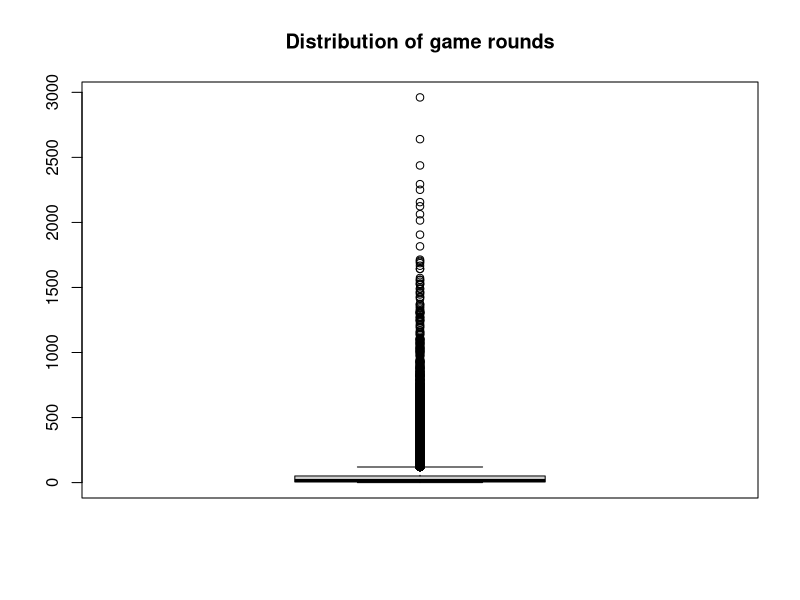
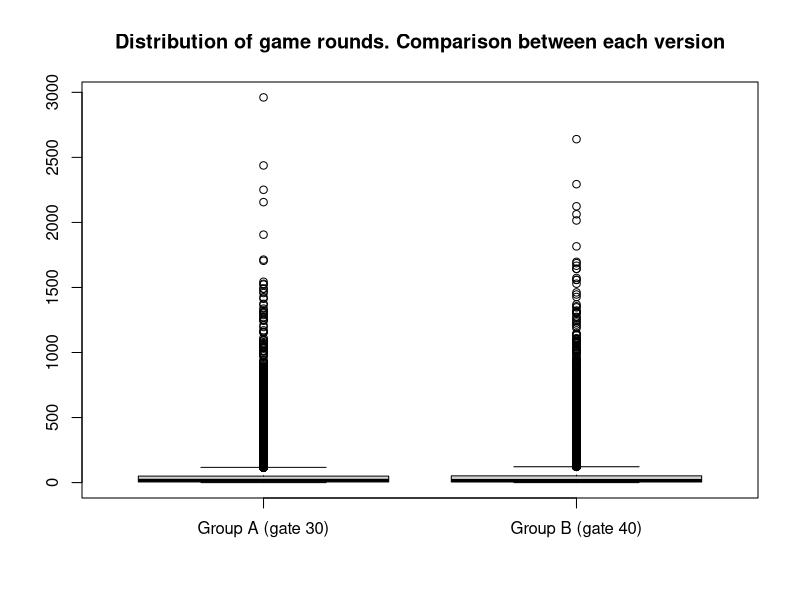
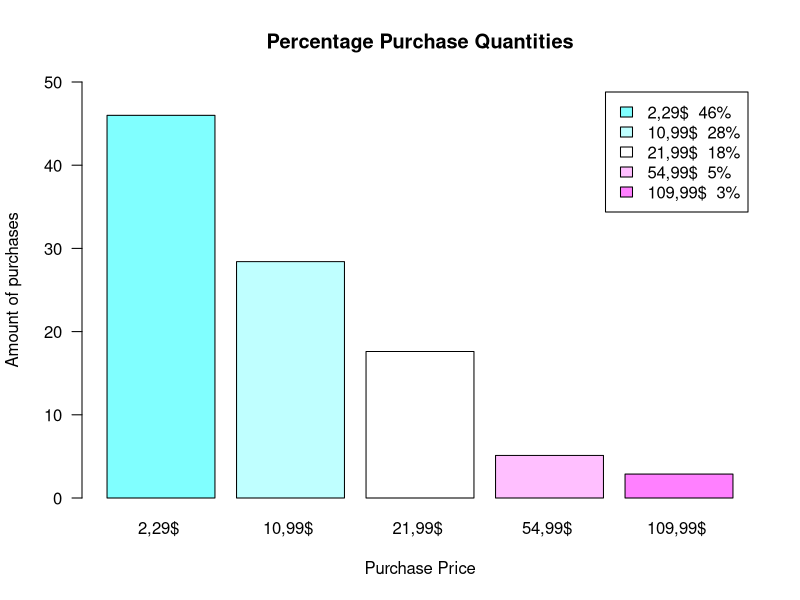
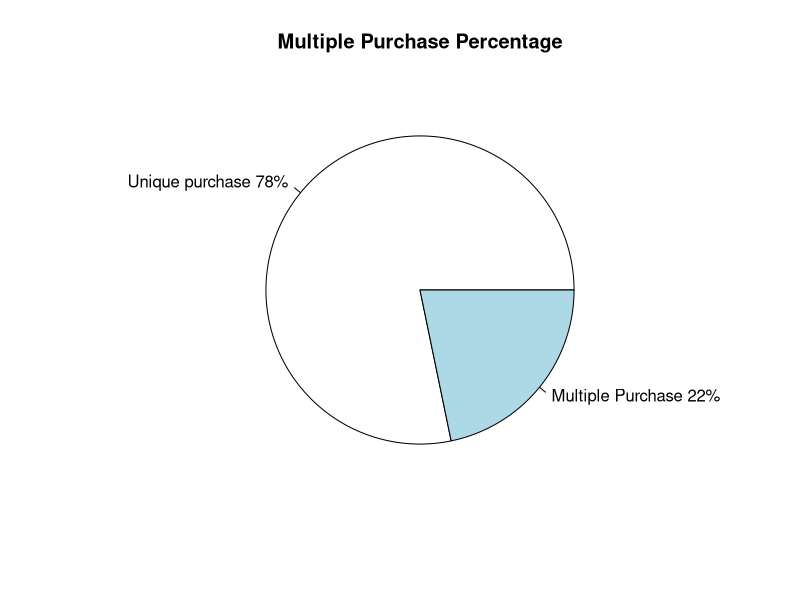
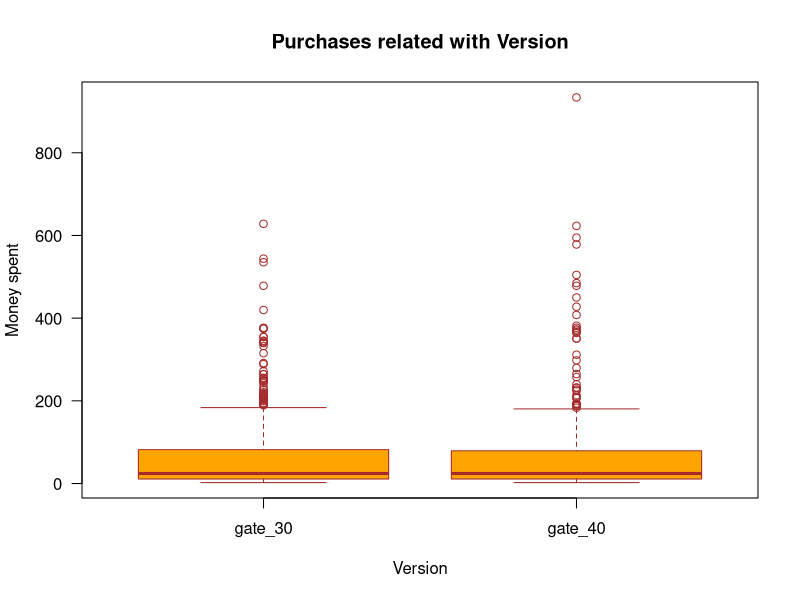
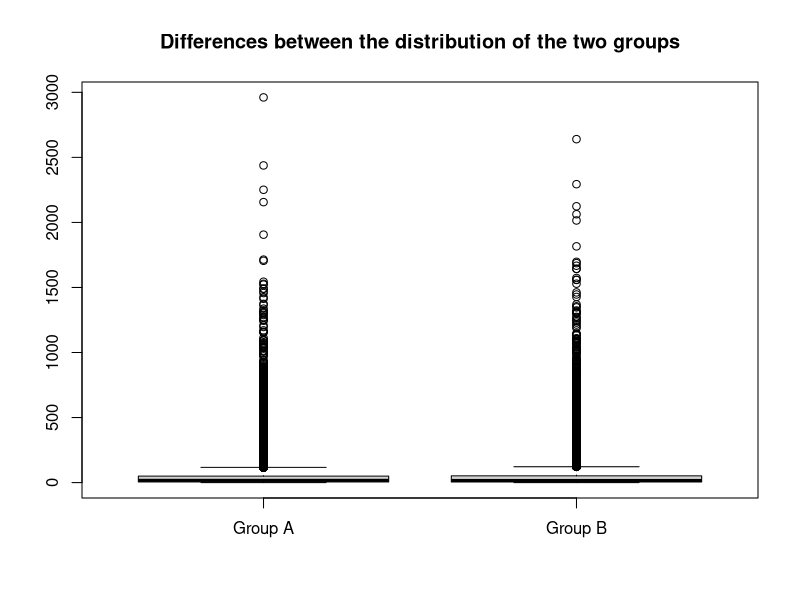
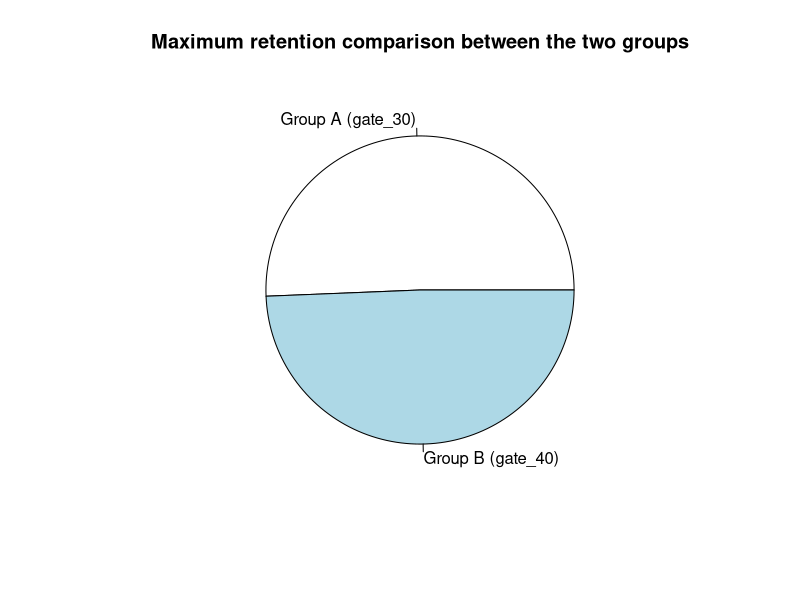
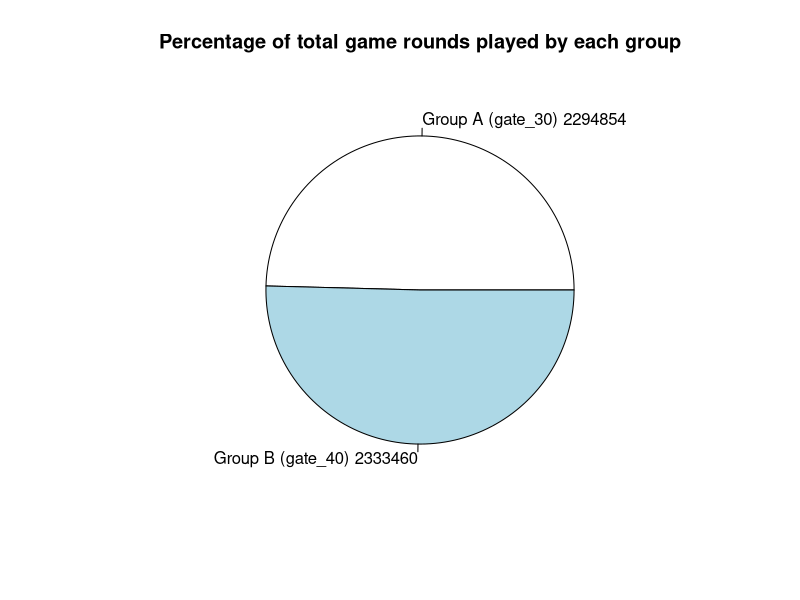

Write the R code that produced these figures, in order.
## ---- chunk 1
knitr::opts_chunk$set(echo = TRUE)
## ---- chunk 2
  DS <- read.csv("cookie_cats_ABtest.csv", sep = ",")
  PR <- read.csv("cookie_cats_purch.csv", sep = ",")
  
  str(DS)
  str(PR)
## ---- chunk 3
  naUserid <- which(is.na(DS$userid)) ; naUserid
  DS <- DS[-naUserid, ]
## ---- chunk 4
  table(DS$retention_1)
  DS$retention_1[DS$retention_1 == "false "] = FALSE
  DS$retention_1[DS$retention_1 == "  true "] = TRUE
  table(DS$retention_1)
## ---- chunk 5
  DS <- DS[-which.max(DS$sum_gamerounds), ]
## ---- chunk 6
  inexistentValues <- which((PR$id %in% DS$userid) == FALSE) ; inexistentValues
  PR <- PR[-inexistentValues, ]
  which((PR$id %in% DS$userid) == FALSE)
## ---- chunk 7
  naPurch <- which(is.na(PR$purch)) ; naPurch
  PR <- PR[-naPurch, ]
## ---- chunk 8
  PR['purch'] <-  as.numeric(gsub("[a-zA-Z]","", PR$purch))
## ---- chunk 9
  PR$purch[PR$purch < 0] <- -(PR$purch[PR$purch < 0])
  unique(PR$purch)
## ---- chunk 10
  library(dplyr)

  PR.different.purch <- PR
  PR <- PR %>% group_by(id) %>%
  summarise(purch=sum(purch)) %>%
  as.data.frame()
## ---- chunk 11
  library(dplyr)
  merge.all <-merge(DS,PR,by.x="userid",by.y="id", all = TRUE)
  merge.all$purch[is.na(merge.all$purch)] <- 0
  
  merge.purch = merge(DS,PR,by.x="userid",by.y="id")
## ---- chunk 12
  nrow(DS)
## ---- chunk 13
  table(DS$version)
## ---- chunk 14
  boxplot(DS$sum_gamerounds, main = "Distribution of game rounds")
  groupA <- DS$sum_gamerounds[DS$version == "gate_30"]
  groupB <- DS$sum_gamerounds[DS$version == "gate_40"]
  boxplot(groupA, groupB, names = c("Group A (gate 30)", "Group B (gate 40)"), main = "Distribution of game rounds. Comparison between each version")
## ---- chunk 15
  activeUsersDay1 <- sum(DS$retention_1 == TRUE)
  totalUsers <- nrow(DS)
  percentageRetentionDay1 <- activeUsersDay1 * 100 / totalUsers
  paste(as.character(round(percentageRetentionDay1, 3)),"%")
## ---- chunk 16
  activeUsersDay7 <- sum(DS$retention_1 == TRUE & DS$retention_7 == TRUE)
  percentageRetentionDay7 <- activeUsersDay7 * 100 / totalUsers
  paste(as.character(round(percentageRetentionDay7, 3)),"%")
## ---- chunk 17
  non.playing.users <- sum(DS$retention_1 == FALSE & DS$retention_7 == FALSE) ; non.playing.users
## ---- chunk 18
  percentageNonPlayingUsers <- non.playing.users * 100 / totalUsers
  paste(as.character(round(percentageNonPlayingUsers, 2)),"%")
## ---- chunk 19
  num.users.DS <- nrow(DS)
  num.users.PR <- nrow(PR)
  c(num.users.DS, num.users.PR)
  
  purch.2.29 <- sum(length(PR.different.purch$purch[PR.different.purch$purch == "2.29"])) * 100 / nrow(PR.different.purch) 
  purch.10.99 <- sum(length(PR.different.purch$purch[PR.different.purch$purch == "10.99"])) * 100 / nrow(PR.different.purch) 
  purch.21.99 <- sum(length(PR.different.purch$purch[PR.different.purch$purch == "21.99"])) * 100 / nrow(PR.different.purch) 
  purch.54.99 <- sum(length(PR.different.purch$purch[PR.different.purch$purch == "54.99"])) * 100 / nrow(PR.different.purch) 
  purch.109.99 <- sum(length(PR.different.purch$purch[PR.different.purch$purch == "109.99"])) * 100 / nrow(PR.different.purch) 
  
  purch.quantities <- c(purch.2.29, purch.10.99, purch.21.99, purch.54.99, purch.109.99)
  
  myLables <- c("2,29$ ", "10,99$ ", "21,99$ ", "54,99$ ", "109,99$ ")
  myLables2 <- paste(round(purch.quantities),"%", sep = "")
  myLables2
  myLables3 <- paste(myLables, myLables2)
  
  barplot(purch.quantities, names = myLables, col = cm.colors(length(purch.quantities)), legend.text = myLables3, ylim = c(0, 50), main = "Percentage Purchase Quantities", ylab = "Amount of purchases", xlab = "Purchase Price", las = 1)
    
## ---- chunk 20
  repeated <- length(table(PR.different.purch$id))
  single <- nrow(PR.different.purch) - repeated
  c(repeated, single)


  percentage.multiple.purchases <- repeated * 100 / nrow(PR.different.purch)
  pct.paying.users <- (nrow(PR.different.purch)-repeated) * 100 / nrow(PR.different.purch)

  total.pct <- round(c(pct.paying.users, percentage.multiple.purchases),)
  
  lable1 <- c("Unique purchase", "Multiple Purchase")
  lable2 <- paste(total.pct, "%", sep = "") ; lable2
  lable3 <- paste(lable1, lable2) ; lable3
  
  pie(c(pct.paying.users, percentage.multiple.purchases), lable3, main = "Multiple Purchase Percentage")
## ---- chunk 21
  mean <- round(mean(PR$purch),1)
  max <- round(max(PR$purch),1)
  min <- round(min(PR$purch),1)
  
  money.data <- data.frame(mean, max, min)
  knitr::kable(money.data, format = "pipe", col.names = c("Mean", "Max", "Min"), align = c("l", "c", "c"))
## ---- chunk 22
  top3.max.purchase <- round(sort(PR$purch, decreasing = TRUE),)[1:3] ; top3.max.purchase
  boxplot(merge.purch$purch ~ merge.purch$version, main = "Purchases related with Version", xlab="Version", ylab="Money spent", col="orange", border="brown", las = 1)
## ---- chunk 23
  num.users.DS <- nrow(DS)
  num.users.PR <- nrow(PR)
  
  PR.AND.DS.USERS <- sum(num.users.DS, num.users.PR)
  
  conversion.rate <- (num.users.PR / PR.AND.DS.USERS) * 100
  conversion.rate <- paste(as.character(round(conversion.rate, 2)), "%") ; conversion.rate

## ---- chunk 24
  total.revenue <- sum(PR$purch)
  ARPU <- total.revenue / PR.AND.DS.USERS
  ARPU <- round(ARPU, digit = 2) ; ARPU

## ---- chunk 25
  ARPPU <- total.revenue / num.users.PR
  ARPPU <- round(ARPPU, digit = 2) ; ARPPU

## ---- chunk 26
  MM <- data.frame(conversion.rate, ARPU, ARPPU)
  knitr::kable(MM, format = "pipe", col.names = c("Conversion Rate", "ARPU", "ARPPU"), align = c("l", "c", "c"))

## ---- chunk 27
 boxplot(groupA, groupB, names = c("Group A", "Group B"), main = "Differences between the distribution of the two groups")
## ---- chunk 28
 GroupAtotalUsersRetention<-length(DS$userid[DS$retention_1=="TRUE" & DS$retention_7 =="TRUE" & DS$version == "gate_30"]) 
 GroupBtotalUsersRetention<-length(DS$userid[DS$retention_1=="TRUE" & DS$retention_7 =="TRUE" & DS$version == "gate_40"])
 totalUsersWithMaxRetention<- c(GroupAtotalUsersRetention,GroupBtotalUsersRetention)
 pie(totalUsersWithMaxRetention,labels=c("Group A (gate_30)","Group B (gate_40)"), main = "Maximum retention comparison between the two groups")

## ---- chunk 29
 GroupASumGameRounds<-sum(DS$sum_gamerounds[ DS$version == "gate_30"]) 
 GroupBSumGameRounds<-sum(DS$sum_gamerounds[ DS$version == "gate_40"]) 

 gameRoundsVector<- c(GroupASumGameRounds,GroupBSumGameRounds)
 aTmp<-paste("Group A (gate_30)",GroupASumGameRounds)
 bTmp<-paste("Group B (gate_40)",GroupBSumGameRounds)
 pie(gameRoundsVector,labels=c( aTmp, bTmp), main = "Percentage of total game rounds played by each group")

## ---- chunk 30
length(DS$userid[DS$version=="gate_30"])
length(DS$userid[DS$version=="gate_40"])
## ---- chunk 31
meanGroupA<- mean(DS$sum_gamerounds[DS$version=="gate_30"] )
meanGroupA
meanGroupB<- mean(DS$sum_gamerounds[DS$version=="gate_40"] )
meanGroupB

s1<-sd(DS$sum_gamerounds[DS$version=="gate_30"])
s2<-sd(DS$sum_gamerounds[DS$version=="gate_40"])

Tobs<-(meanGroupA-meanGroupB)/sqrt(s1^2/meanGroupA + s2^2/meanGroupB)
Tobs

degreesOfFredom<-(s1^2/meanGroupA + s2^2/meanGroupB)^2 /
  ( ((s1^2/meanGroupA)^2/meanGroupA-1) + ((s2^2/meanGroupB)^2/(meanGroupB-1) ))
degreesOfFredom
## ---- chunk 32
Talpha = qt ( 0.05, df=degreesOfFredom,lower.tail=FALSE )
Talpha
## ---- chunk 33
h0CanBeRejected<-Tobs>Talpha
h0CanBeRejected
## ---- chunk 34
p<-pt(Tobs,df=degreesOfFredom,lower.tail=FALSE)
p
alpha <- 0.005
canRejectH0WithPvalue <- p<alpha
canRejectH0WithPvalue
## ---- chunk 35
  plot(merge.all$purch, merge.all$sum_gamerounds, ylab = "Number of Game Rounds", xlab = "Amount spent by user in EUR", main = "Relationship between the game rounds and the purchases")
## ---- chunk 36
  lm.all <- lm(purch ~ sum_gamerounds, merge.all)
  lm.all
  
  lm.just.purch <- lm(purch ~ sum_gamerounds, merge.purch)
  lm.just.purch
  
  plot(merge.all$sum_gamerounds, merge.all$purch, main = "lm.all")
  abline(lm.all)
  
  plot(merge.purch$sum_gamerounds, merge.purch$purch, main = "lm.just.purch")
  abline(lm.just.purch)
## ---- chunk 37
  summary(lm.all)
  summary(lm.just.purch)
## ---- chunk 38
  invest <- 50
  new.ds <- data.frame(sum_gamerounds=invest)
  prediction = predict(lm.just.purch, new.ds)
  prediction <- round(prediction, digits = 2)
  prediction
## ---- chunk 39
  simulation.gamerounds <- seq(from = 0, to = 1000, by = 50)
  new.ds <- data.frame(sum_gamerounds=simulation.gamerounds)
  simulation.purch <- predict(lm.just.purch, new.ds)
  simulation.purch <- round(simulation.purch, digits = 2)
  
  ds.simulation <- data.frame(simulation.gamerounds, simulation.purch)
  names(ds.simulation)[1] <- "Game Rounds"
  names(ds.simulation)[2] <- "Purch"
    
  knitr::kable(ds.simulation, "simple", align = "lccrr", caption = "Purch simulation from 0 until 1000 game rounds")
## ---- chunk 40
  plot(ds.simulation, ylab = "Purch (EUR)", xlab = "Number of Game Rounds", main = "Purch simulation from 0 until 1000 game rounds")
